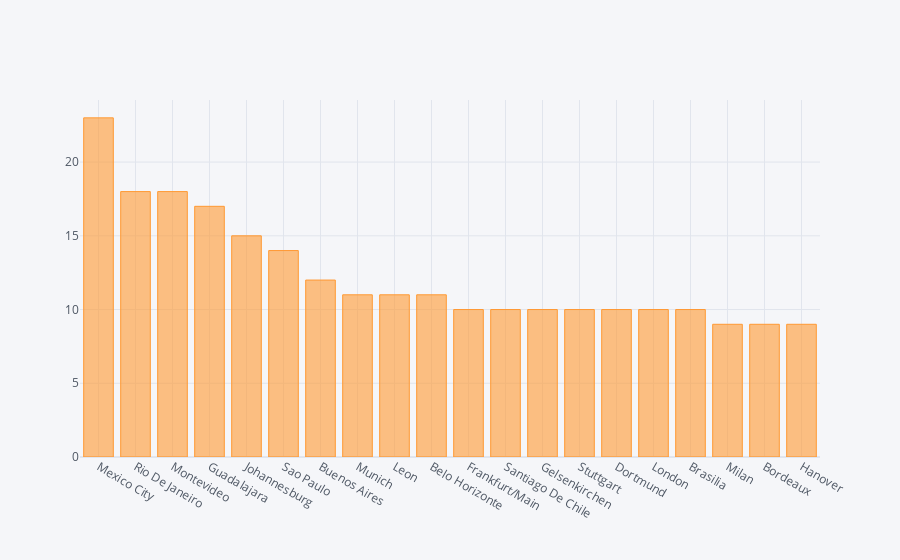

Notebook source saved alongside this figure:
### Code cell
matches['City'].value_counts()[:20].iplot(kind='bar')

### Figure 1 — Plotly figure (JSON) as saved in the notebook; plotly's stock layout.template omitted (floating-point values rounded to 4 significant figures)
{"data": [{"marker": {"color": "rgba(255, 153, 51, 0.6)", "line": {"color": "rgba(255, 153, 51, 1.0)", "width": 1}}, "name": "City", "orientation": "v", "text": "", "type": "bar", "x": ["Mexico City ", "Rio De Janeiro ", "Montevideo ", "Guadalajara ", "Johannesburg ", "Sao Paulo ", "Buenos Aires ", "Munich ", "Leon ", "Belo Horizonte ", "Frankfurt/Main ", "Santiago De Chile ", "Gelsenkirchen ", "Stuttgart ", "Dortmund ", "London ", "Brasilia ", "Milan ", "Bordeaux ", "Hanover "], "y": [23, 18, 18, 17, 15, 14, 12, 11, 11, 11, 10, 10, 10, 10, 10, 10, 10, 9, 9, 9]}], "layout": {"legend": {"bgcolor": "#F5F6F9", "font": {"color": "#4D5663"}}, "paper_bgcolor": "#F5F6F9", "plot_bgcolor": "#F5F6F9", "title": {"font": {"color": "#4D5663"}}, "xaxis": {"gridcolor": "#E1E5ED", "showgrid": true, "tickfont": {"color": "#4D5663"}, "title": {"font": {"color": "#4D5663"}, "text": ""}, "zerolinecolor": "#E1E5ED"}, "yaxis": {"gridcolor": "#E1E5ED", "showgrid": true, "tickfont": {"color": "#4D5663"}, "title": {"font": {"color": "#4D5663"}, "text": ""}, "zerolinecolor": "#E1E5ED"}}}
